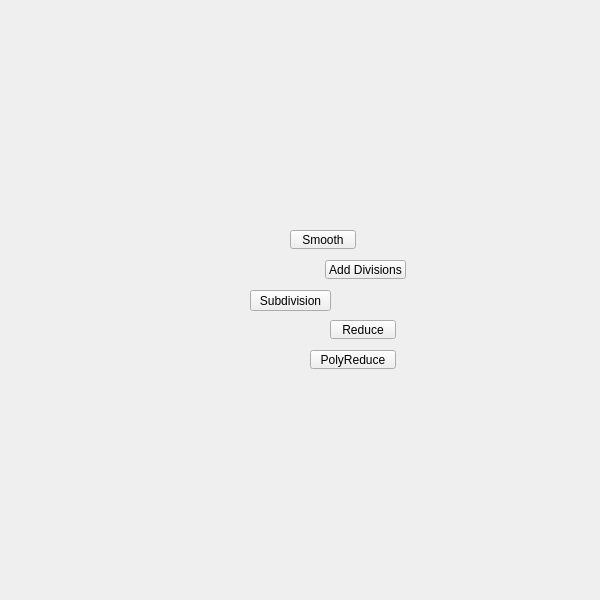
<?xml version="1.0" encoding="UTF-8"?>
<ui version="4.0">
 <class>QtUi</class>
 <widget class="QMainWindow" name="QtUi">
  <property name="enabled">
   <bool>true</bool>
  </property>
  <property name="geometry">
   <rect>
    <x>0</x>
    <y>0</y>
    <width>600</width>
    <height>600</height>
   </rect>
  </property>
  <property name="sizePolicy">
   <sizepolicy hsizetype="Ignored" vsizetype="Ignored">
    <horstretch>0</horstretch>
    <verstretch>0</verstretch>
   </sizepolicy>
  </property>
  <property name="minimumSize">
   <size>
    <width>0</width>
    <height>0</height>
   </size>
  </property>
  <property name="maximumSize">
   <size>
    <width>600</width>
    <height>600</height>
   </size>
  </property>
  <property name="cursor">
   <cursorShape>ArrowCursor</cursorShape>
  </property>
  <property name="windowTitle">
   <string>Toolkit</string>
  </property>
  <property name="whatsThis">
   <string>main</string>
  </property>
  <property name="toolButtonStyle">
   <enum>Qt::ToolButtonIconOnly</enum>
  </property>
  <property name="tabShape">
   <enum>QTabWidget::Triangular</enum>
  </property>
  <property name="dockNestingEnabled">
   <bool>true</bool>
  </property>
  <property name="dockOptions">
   <set>QMainWindow::AllowNestedDocks|QMainWindow::AllowTabbedDocks|QMainWindow::AnimatedDocks|QMainWindow::ForceTabbedDocks</set>
  </property>
  <widget class="QWidget" name="mainWindow">
   <property name="sizePolicy">
    <sizepolicy hsizetype="Ignored" vsizetype="Ignored">
     <horstretch>0</horstretch>
     <verstretch>0</verstretch>
    </sizepolicy>
   </property>
   <widget class="QPushButton" name="i004">
    <property name="geometry">
     <rect>
      <x>250</x>
      <y>290</y>
      <width>81</width>
      <height>21</height>
     </rect>
    </property>
    <property name="minimumSize">
     <size>
      <width>0</width>
      <height>21</height>
     </size>
    </property>
    <property name="maximumSize">
     <size>
      <width>16777215</width>
      <height>21</height>
     </size>
    </property>
    <property name="whatsThis">
     <string>subdivision</string>
    </property>
    <property name="text">
     <string>Subdivision</string>
    </property>
   </widget>
   <widget class="QPushButton" name="b004">
    <property name="enabled">
     <bool>true</bool>
    </property>
    <property name="geometry">
     <rect>
      <x>310</x>
      <y>350</y>
      <width>86</width>
      <height>19</height>
     </rect>
    </property>
    <property name="maximumSize">
     <size>
      <width>111</width>
      <height>19</height>
     </size>
    </property>
    <property name="toolTip">
     <string>Simplify a polygonal object by reducing geometry while preserving the overall shape of the mesh.</string>
    </property>
    <property name="text">
     <string>PolyReduce</string>
    </property>
    <property name="iconSize">
     <size>
      <width>18</width>
      <height>18</height>
     </size>
    </property>
   </widget>
   <widget class="QPushButton" name="b009">
    <property name="enabled">
     <bool>true</bool>
    </property>
    <property name="geometry">
     <rect>
      <x>290</x>
      <y>230</y>
      <width>66</width>
      <height>19</height>
     </rect>
    </property>
    <property name="maximumSize">
     <size>
      <width>111</width>
      <height>19</height>
     </size>
    </property>
    <property name="toolTip">
     <string>Smooth modifier</string>
    </property>
    <property name="text">
     <string>Smooth</string>
    </property>
    <property name="iconSize">
     <size>
      <width>18</width>
      <height>18</height>
     </size>
    </property>
   </widget>
   <widget class="QPushButton" name="b008">
    <property name="enabled">
     <bool>true</bool>
    </property>
    <property name="geometry">
     <rect>
      <x>325</x>
      <y>260</y>
      <width>81</width>
      <height>19</height>
     </rect>
    </property>
    <property name="maximumSize">
     <size>
      <width>111</width>
      <height>19</height>
     </size>
    </property>
    <property name="toolTip">
     <string>Tesselate modifier</string>
    </property>
    <property name="text">
     <string>Add Divisions</string>
    </property>
    <property name="iconSize">
     <size>
      <width>18</width>
      <height>18</height>
     </size>
    </property>
    <property name="balette" stdset="0">
     <palette>
      <active>
       <colorrole role="Base">
        <brush brushstyle="SolidPattern">
         <color alpha="255">
          <red>255</red>
          <green>255</green>
          <blue>255</blue>
         </color>
        </brush>
       </colorrole>
      </active>
      <inactive>
       <colorrole role="Base">
        <brush brushstyle="SolidPattern">
         <color alpha="255">
          <red>255</red>
          <green>255</green>
          <blue>255</blue>
         </color>
        </brush>
       </colorrole>
      </inactive>
      <disabled>
       <colorrole role="Base">
        <brush brushstyle="SolidPattern">
         <color alpha="255">
          <red>255</red>
          <green>85</green>
          <blue>0</blue>
         </color>
        </brush>
       </colorrole>
      </disabled>
     </palette>
    </property>
   </widget>
   <widget class="QPushButton" name="b005">
    <property name="enabled">
     <bool>true</bool>
    </property>
    <property name="geometry">
     <rect>
      <x>330</x>
      <y>320</y>
      <width>66</width>
      <height>19</height>
     </rect>
    </property>
    <property name="maximumSize">
     <size>
      <width>111</width>
      <height>19</height>
     </size>
    </property>
    <property name="toolTip">
     <string>Reduce number of poliginal components for selected objects</string>
    </property>
    <property name="text">
     <string>Reduce</string>
    </property>
    <property name="iconSize">
     <size>
      <width>18</width>
      <height>18</height>
     </size>
    </property>
   </widget>
  </widget>
 </widget>
 <resources/>
 <connections/>
 <designerdata>
  <property name="gridDeltaX">
   <number>5</number>
  </property>
  <property name="gridDeltaY">
   <number>10</number>
  </property>
  <property name="gridSnapX">
   <bool>true</bool>
  </property>
  <property name="gridSnapY">
   <bool>true</bool>
  </property>
  <property name="gridVisible">
   <bool>true</bool>
  </property>
 </designerdata>
</ui>
